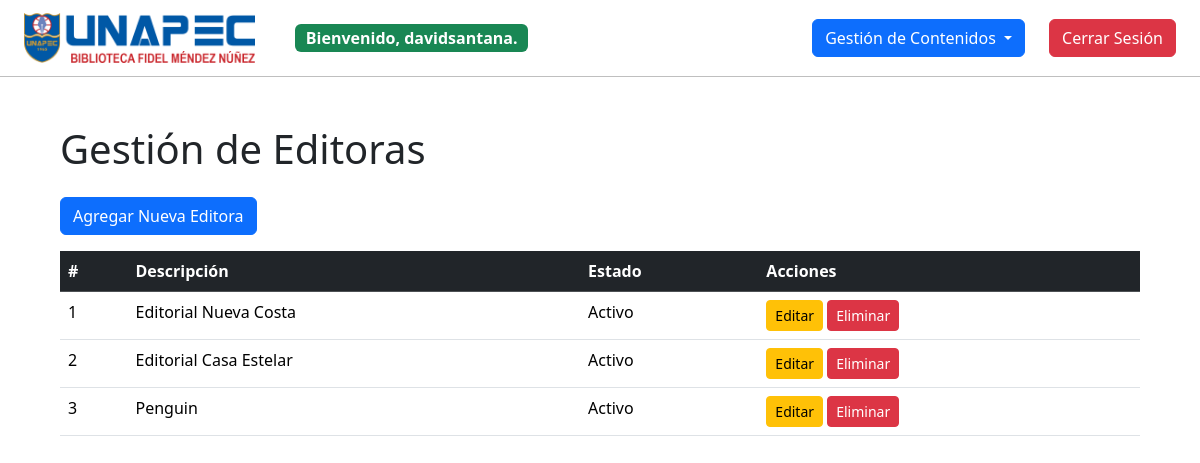
The page /editoras/ (signed in) on the database its author committed.
### biblioteca/models.py (models this page shows, shortened)
class User(AbstractUser):
    TIPO_PERSONA_CHOICES = [
        ("F", "Física"),
        ("J", "Jurídica"),
    ]
    cedula = models.CharField(max_length=11, unique=True)
    no_carnet = models.CharField(max_length=10, unique=True)
    tipo_persona = models.CharField(
        max_length=1, choices=TIPO_PERSONA_CHOICES, blank=True, default=""
    )
    estado = models.BooleanField(default=True)
    groups = models.ManyToManyField(
        "auth.Group",
        related_name="biblioteca_user_groups",
        blank=True,
    )
    user_permissions = models.ManyToManyField(
        "auth.Permission",
        related_name="biblioteca_user_permissions",
        blank=True,
    )

class Editora(models.Model):
    descripcion = models.CharField(max_length=255)
    estado = models.BooleanField(default=True)

### biblioteca/views.py (the view)
# urls.py: path("editoras/", views.editora_list, name="editora_list"),
@login_required
def editora_list(request):
    editoras = Editora.objects.all()
    return render(
        request, "biblioteca/editoras/editora_list.html", {"editoras": editoras}
    )

### biblioteca/templates/biblioteca/editoras/editora_list.html
{% extends 'biblioteca/layout.html' %}
{% block body %}
  <div class="container mt-4">
    <h1 class="mb-4">Gestión de Editoras</h1>
    <a href="{% url 'editora_create' %}" class="btn btn-primary mb-3"
      >Agregar Nueva Editora</a
    >
    <table class="table">
      <thead class="table-dark">
        <tr>
          <th>#</th>
          <th>Descripción</th>
          <th>Estado</th>
          <th>Acciones</th>
        </tr>
      </thead>
      <tbody>
        {% for editora in editoras %}
          <tr>
            <td>{{ editora.id }}</td>
            <td>{{ editora.descripcion }}</td>
            <td>{{ editora.estado|yesno:"Activo,Inactivo" }}</td>
            <td>
              <a
                href="{% url 'editora_update' editora.pk %}"
                class="btn btn-warning btn-sm"
                >Editar</a
              >
              <a
                href="{% url 'editora_delete' editora.pk %}"
                class="btn btn-danger btn-sm"
                >Eliminar</a
              >
            </td>
          </tr>
          {% empty %}
          <tr>
            <td colspan="4" class="text-center">
              No hay editoras disponibles.
            </td>
          </tr>
        {% endfor %}
      </tbody>
    </table>
  </div>
{% endblock %}

### biblioteca/templates/biblioteca/layout.html (shortened to what this page needs)
{% load static %}
<!doctype html>
<html lang="en">
  <head>
    <link
      href="https://cdn.jsdelivr.net/npm/bootstrap@5.3.3/dist/css/bootstrap.min.css"
      rel="stylesheet"
    />
    <link
      rel="stylesheet"
      href="https://cdn.jsdelivr.net/npm/bootstrap-icons@1.11.3/font/bootstrap-icons.min.css"
    />
    <link href="{% static 'biblioteca/styles.css' %}" rel="stylesheet" />
  </head>
  <body>
    <nav
      class="navbar navbar-expand-lg navbar-light bg-white border-bottom border-opacity-25 border-black border-bottom-1 sticky-top"
    >
      <div class="container-fluid px-4">
        <div class="d-flex gap-4">
          <a class="navbar-brand" href="{% url 'index' %}">
            <img
              src="{% static 'biblioteca/images/biblioteca.png' %}"
              alt=""
              height="50"
            />
          </a>
          <div class="d-none d-lg-flex align-items-center gap-3 me-auto">
            {% if user.is_authenticated %}
              <p class="badge text-bg-success mb-0 fs-6">
                Bienvenido, <strong>{{ user.username }}</strong>.
              </p>
            {% else %}
              <p class="badge text-bg-danger mb-0 fs-6">Sesión no iniciada.</p>
            {% endif %}
          </div>
        </div>
        <div class="d-flex gap-4">
          <div class="collapse navbar-collapse gap-4" id="navbarNav">
            {% if user.is_authenticated %}
              <ul class="navbar-nav me-auto mb-2 mb-lg-0">
                <li class="nav-item dropdown">
                  <a
                    class="btn btn-primary dropdown-toggle"
                    href="#"
                    role="button"
                    data-bs-toggle="dropdown"
                    aria-expanded="false"
                  >
                    Gestión de Contenidos
                  </a>
                </li>
              </ul>
            {% endif %}
            <ul class="navbar-nav ms-auto mb-2 mb-lg-0">
              {% if user.is_authenticated %}
                <li class="nav-item">
                  <a class="btn btn-danger fs-6" href="{% url 'logout' %}"
                    >Cerrar Sesión</a
                  >
                </li>
              {% endif %}
            </ul>
          </div>
        </div>
      </div>
    </nav>
    <main class="p-4 px-5">{% block body %}{% endblock %}</main>
  </body>
</html>

### rows shown on the page
User: username "davidsantana"
Editora: id "1", descripcion "Editorial Nueva Costa", estado "Activo"
Editora: id "2", descripcion "Editorial Casa Estelar", estado "Activo"
Editora: id "3", descripcion "Penguin", estado "Activo"
